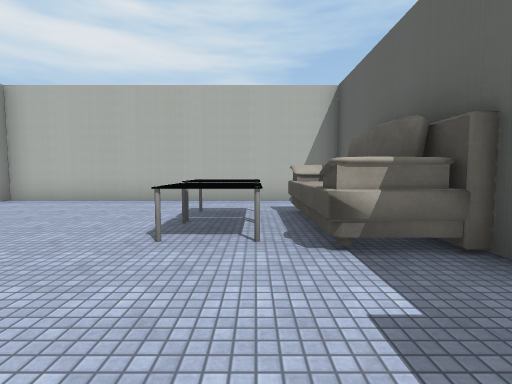
view 1 (above)

16 first-person views from a walk through a scene from a Unity 3-D project. The camera is 1.5 m above the floor, tilts 4° down and sees 85° across. The floor is counted in squares, 2 m on a side. Each view is taken from the middle of a square. On the plan, view 1 faces up. The plan holds only what a view shows up to about 10 squares ahead; the rest is blank. The player character is not drawn. Some animated figures are not drawn. Some surface patterns are stand-ins.

view 2
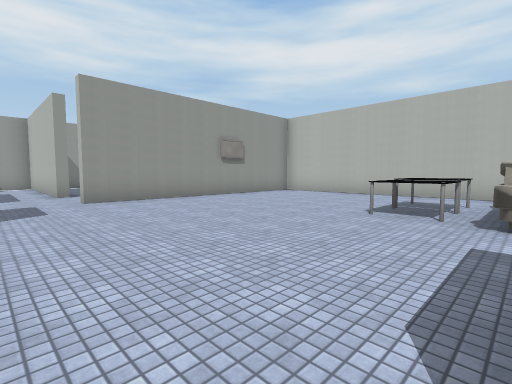

view 3
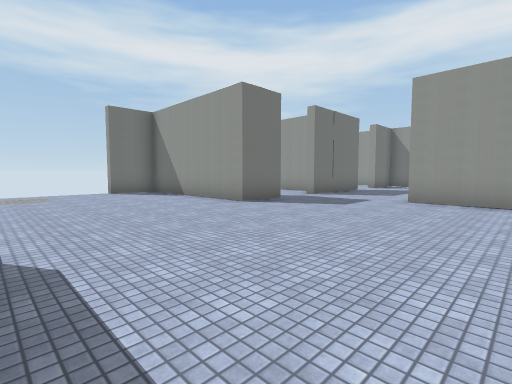

view 4
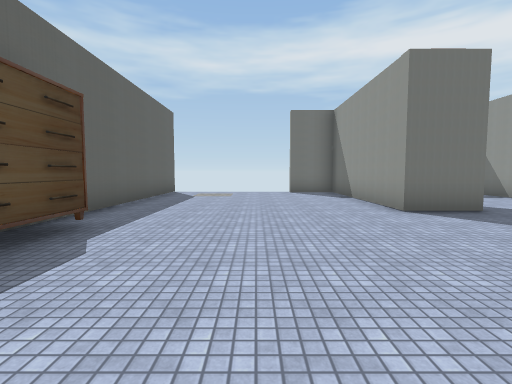

view 5
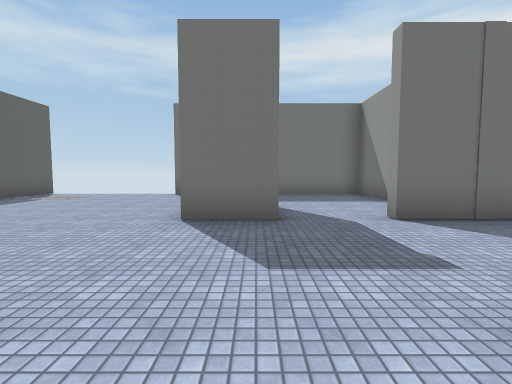

view 6
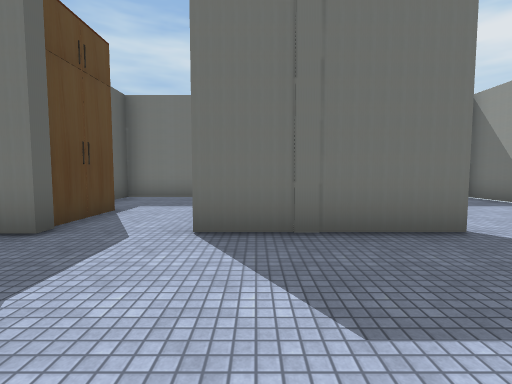

view 7
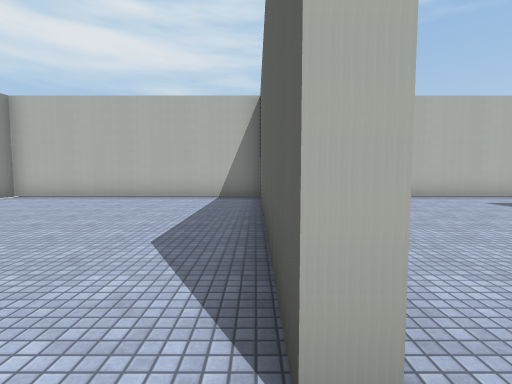

view 8
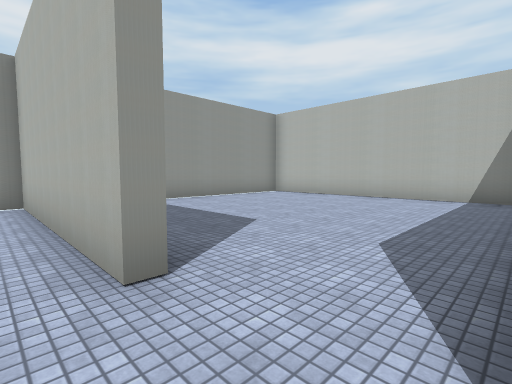

view 9
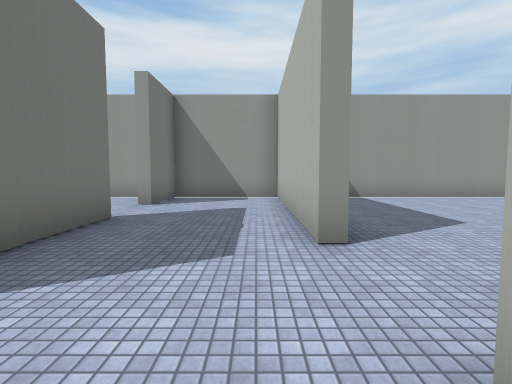

view 10
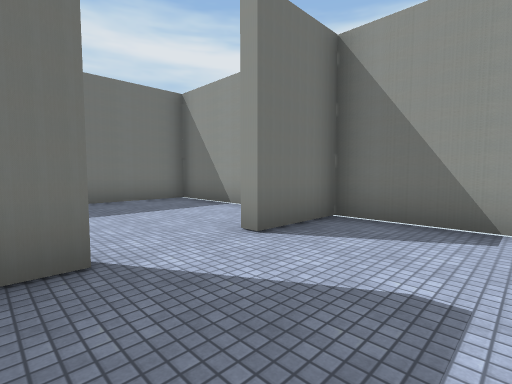

view 11
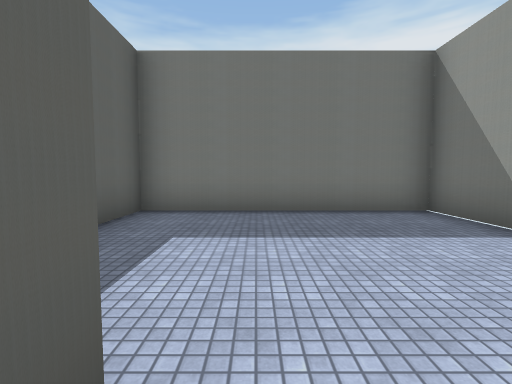

view 12
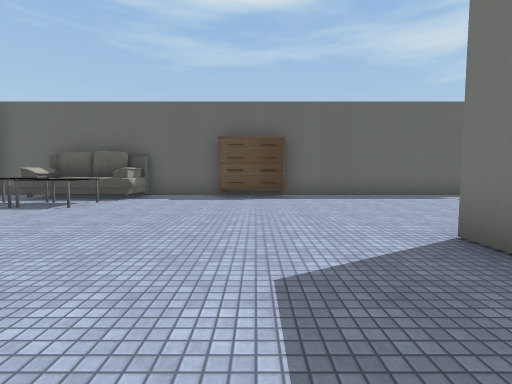

view 13
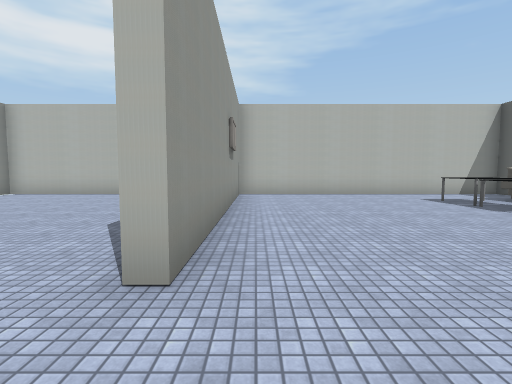

view 14
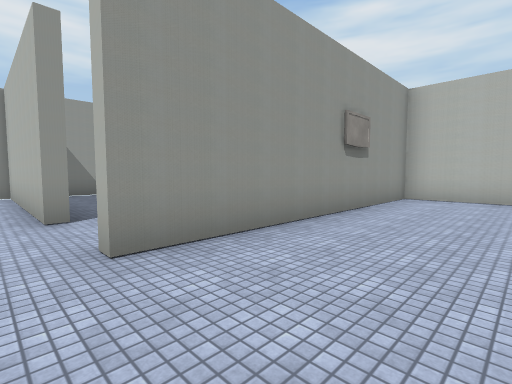

view 15
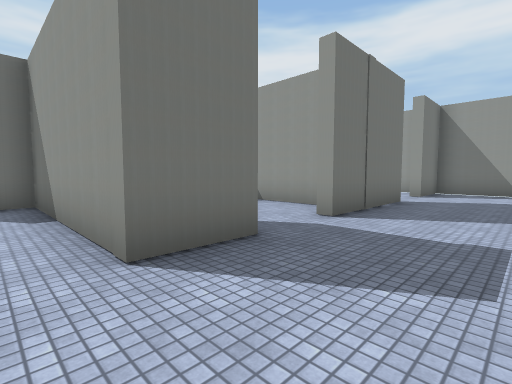

view 16
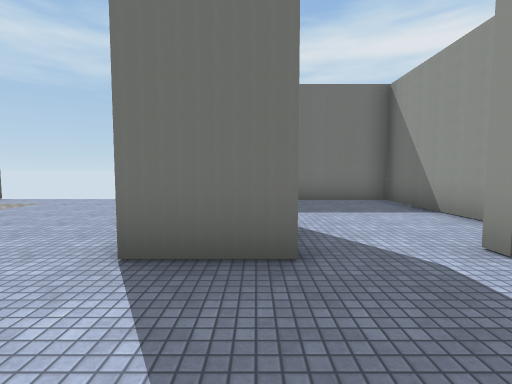

### Floor plan
Ten units are one square. View 1 is at (0, 0); x grows to the right and y downward. Boxes are objects, and circles mark ways between rooms. Rooms are numbered by the first view taken in them; rooms with no view inside come last. Other rooms are left out.
<svg viewBox="-148 -80 178 174">
<path fill="none" stroke="#000" d="M-46 34 -38 34 -38 84 -22 84M-88 2 -106 2M-85 45 -85 84 -42 84 -42 75M-106 34 -71 34M21 -66 21 -75 -66 -75 -66 2M21 89 21 -25M-69 2 -69 -75 -143 -75 -143 -10M-106 2 -143 2 -143 34 -124 34M-143 45 -143 84 -88 84 -88 69"/>
<rect x="-55" y="35" width="10" height="20" fill="#bbb"><title>other object</title></rect>
<rect x="-15" y="-45" width="20" height="20" fill="#bbb"><title>table</title></rect>
<rect x="-15" y="-55" width="20" height="10" fill="#bbb"><title>table</title></rect>
<rect x="5" y="-55" width="20" height="30" fill="#bbb"><title>other object</title></rect>
<rect x="15" y="5" width="10" height="10" fill="#bbb"><title>other object</title></rect>
<circle cx="-80" cy="0" r="3" fill="#2a7"/>
<circle cx="-95" cy="15" r="3" fill="#2a7"/>
<circle cx="-115" cy="30" r="3" fill="#2a7"/>
<text x="-30" y="10">1</text>
<text x="-110" y="-40">2</text>
<text x="-120" y="20">3</text>
<text x="-120" y="60">4</text>
</svg>
Room 1 opens to room 2. Room 1 opens to room 3. Room 3 opens to room 4.

Where each view was taken, in squares from view 1:
view 1: 0 up, 0 right, facing up
view 2: 2 down, 1 right, facing up-left
view 3: 2 up, 1 right, facing down-left
view 4: 2 up, 1 left, facing down
view 5: 1 up, 5 left, facing down
view 6: 0 up, 8 left, facing down
view 7: 1 down, 7 left, facing up
view 8: 1 down, 7 left, facing up-left
view 9: 1 down, 6 left, facing left
view 10: 1 down, 10 left, facing down-left
view 11: 3 down, 11 left, facing down
view 12: 1 down, 7 left, facing right
view 13: 2 down, 6 left, facing up
view 14: 1 down, 4 left, facing up-left
view 15: 1 down, 3 left, facing down-left
view 16: 1 down, 5 left, facing down
